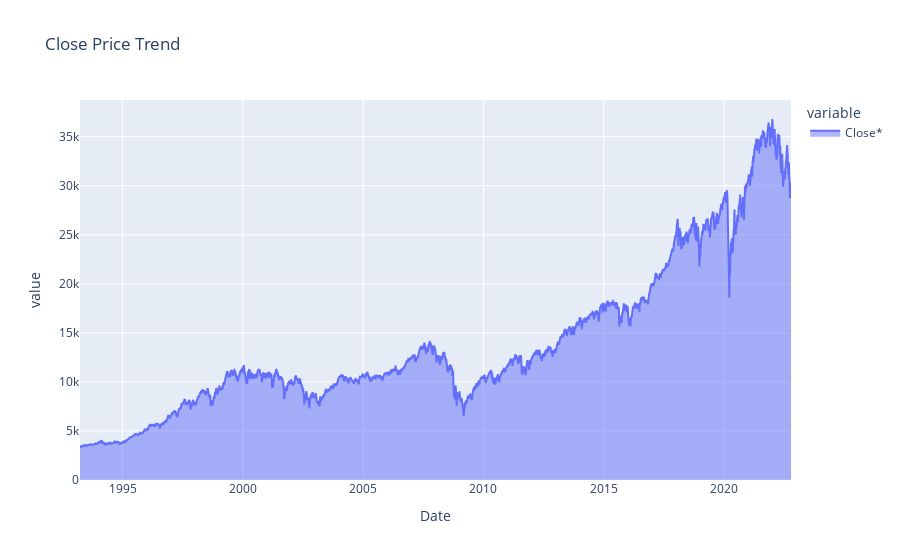

This figure's notebook cell:
### Code cell
fig = px.area(djia_close, title='Close Price Trend')
fig.show()

### Figure 1 — Plotly figure (JSON) as saved in the notebook; plotly's stock layout.template omitted (floating-point values rounded to 4 significant figures; data arrays with more than 128 entries replaced by an {"elided": "..."} marker saying what was removed)
{"data": [{"fillpattern": {"shape": ""}, "hovertemplate": "variable=Close*<br>Date=%{x}<br>value=%{y}<extra></extra>", "legendgroup": "Close*", "line": {"color": "#636efa"}, "marker": {"symbol": "circle"}, "mode": "lines", "name": "Close*", "orientation": "v", "showlegend": true, "stackgroup": "1", "type": "scatter", "x": {"elided": "7444 str values"}, "xaxis": "x", "y": {"elided": "7444 float values"}, "yaxis": "y"}], "layout": {"legend": {"title": {"text": "variable"}, "tracegroupgap": 0}, "title": {"text": "Close Price Trend"}, "xaxis": {"anchor": "y", "domain": [0, 1], "title": {"text": "Date"}}, "yaxis": {"anchor": "x", "domain": [0, 1], "title": {"text": "value"}}}}
